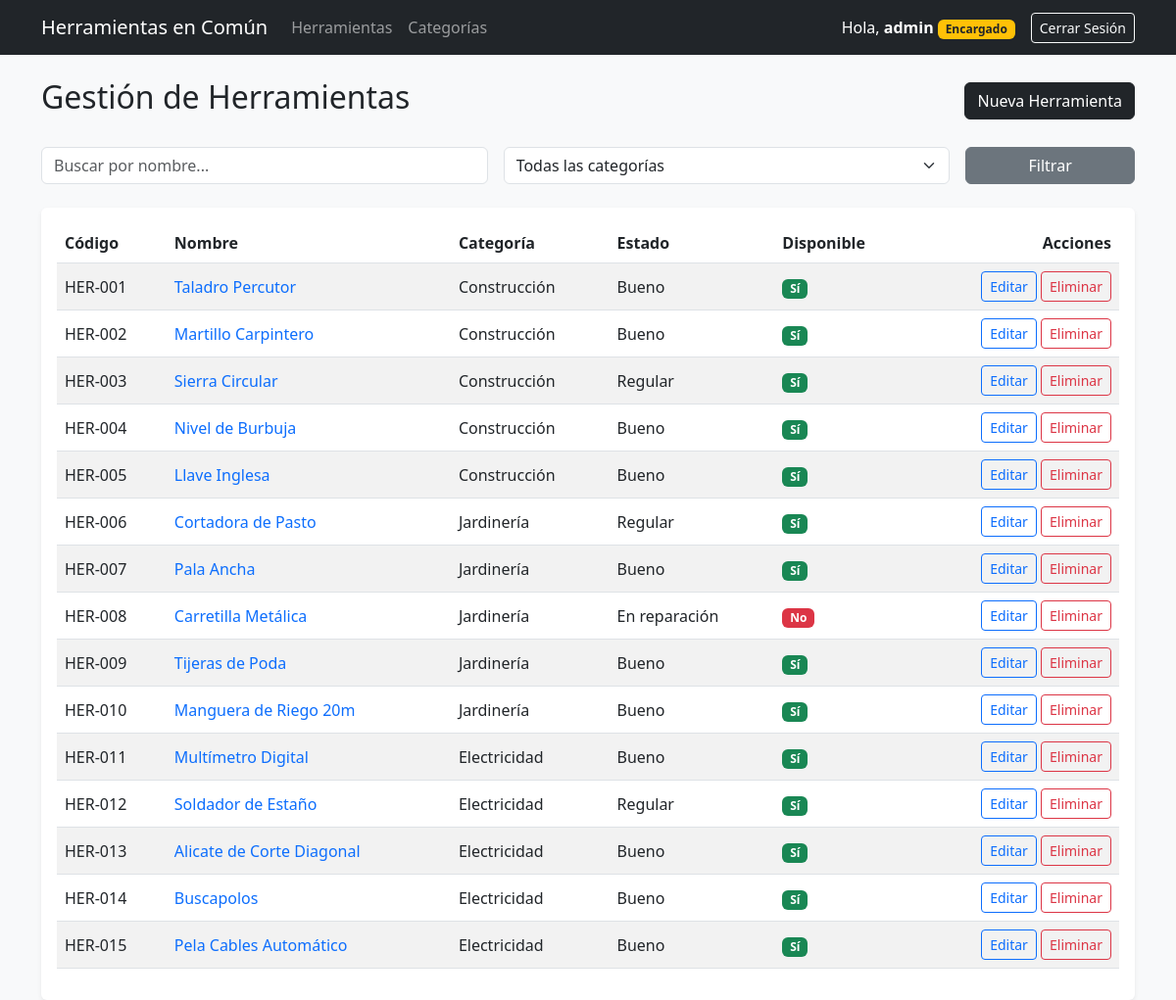
The page /herramientas/ (signed in) on the database its author committed.
### prestamos/models.py (models this page shows, shortened)
class Herramienta(models.Model):
    ESTADO_HERRAMIENTA_CHOICES = [
        ('Bueno', 'Bueno'),
        ('Regular', 'Regular'),
        ('En reparación', 'En reparación'),
    ]
    codigo = models.CharField(max_length=20, unique=True)
    nombre = models.CharField(max_length=100)
    categoria = models.ForeignKey(Categoria, on_delete=models.PROTECT)
    estado = models.CharField(max_length=20, choices=ESTADO_HERRAMIENTA_CHOICES, default='Bueno')
    disponible = models.BooleanField(default=True)
    fecha_ingreso = models.DateField(auto_now_add=True)

class Categoria(models.Model):
    nombre = models.CharField(max_length=100, unique=True)
    descripcion = models.TextField(blank=True, null=True)

### prestamos/views.py (the view)
# urls.py: path('herramientas/', views.herramienta_list, name='herramienta_list'),
@login_required
@user_passes_test(es_encargado)
def herramienta_list(request):
    query = request.GET.get('q', '')
    categoria_id = request.GET.get('categoria', '')
    herramientas = Herramienta.objects.all()
    if query:
        herramientas = herramientas.filter(nombre__icontains=query)
    if categoria_id:
        herramientas = herramientas.filter(categoria_id=categoria_id)
    categorias = Categoria.objects.all()
    return render(request, 'prestamos/herramienta_list.html', {
        'herramientas': herramientas,
        'categorias': categorias,
        'query': query,
        'categoria_id': categoria_id
    })

### prestamos/views.py (called while the page is built)
def es_encargado(user):
    return user.is_authenticated and user.is_staff

### prestamos/templates/prestamos/herramienta_list.html (shortened to what this page needs)
{% extends 'prestamos/base.html' %}
{% block content %}
<div class="d-flex justify-content-between align-items-center mb-4">
    <h2>Gestión de Herramientas</h2>
    <a href="{% url 'herramienta_create' %}" class="btn btn-dark">Nueva Herramienta</a>
</div>
<form method="get" class="row g-3 mb-4">
    <div class="col-md-5">
        <input type="text" name="q" class="form-control" placeholder="Buscar por nombre..." value="{{ query }}">
    </div>
    <div class="col-md-5">
        <select name="categoria" class="form-select">
            <option value="">Todas las categorías</option>
        </select>
    </div>
    <div class="col-md-2">
        <button type="submit" class="btn btn-secondary w-100">Filtrar</button>
    </div>
</form>
<div class="table-responsive bg-white p-3 rounded shadow-sm">
    <table class="table table-striped align-middle">
        <thead>
            <tr>
                <th>Código</th>
                <th>Nombre</th>
                <th>Categoría</th>
                <th>Estado</th>
                <th>Disponible</th>
                <th class="text-end">Acciones</th>
            </tr>
        </thead>
        <tbody>
            {% for h in herramientas %}
            <tr>
                <td>{{ h.codigo }}</td>
                <td><a href="{% url 'herramienta_detail' h.id %}" class="text-decoration-none">{{ h.nombre }}</a></td>
                <td>{{ h.categoria.nombre }}</td>
                <td>{{ h.estado }}</td>
                <td>
                    {% if h.disponible %}<span class="badge bg-success">Sí</span>{% else %}<span class="badge bg-danger">No</span>{% endif %}
                </td>
                <td class="text-end">
                    <a href="{% url 'herramienta_update' h.id %}" class="btn btn-sm btn-outline-primary">Editar</a>
                    <a href="{% url 'herramienta_delete' h.id %}" class="btn btn-sm btn-outline-danger">Eliminar</a>
                </td>
            </tr>
            {% empty %}
            <tr><td colspan="6" class="text-center text-muted">No se encontraron herramientas.</td></tr>
            {% endfor %}
        </tbody>
    </table>
</div>
{% endblock %}

### prestamos/templates/prestamos/base.html (shortened to what this page needs)
<!DOCTYPE html>
<html lang="es">
<head>
    <link href="https://cdn.jsdelivr.net/npm/bootstrap@5.3.0/dist/css/bootstrap.min.css" rel="stylesheet">
</head>
<body class="bg-light">
    <nav class="navbar navbar-expand-lg navbar-dark bg-dark mb-4">
        <div class="container">
            <a class="navbar-brand" href="{% url 'inicio' %}">Herramientas en Común</a>
            <div class="collapse navbar-collapse" id="navbarNav">
                {% if user.is_authenticated and user.is_staff %}
                    <ul class="navbar-nav me-auto">
                        <li class="nav-item">
                            <a class="nav-link" href="{% url 'herramienta_list' %}">Herramientas</a>
                        </li>
                        <li class="nav-item">
                            <a class="nav-link" href="{% url 'categoria_list' %}">Categorías</a>
                        </li>
                    </ul>
                {% endif %}
                <ul class="navbar-nav ms-auto align-items-center">
                    {% if user.is_authenticated %}
                        <li class="nav-item me-3 text-white">
                            Hola, <strong>{{ user.username }}</strong>
                            {% if user.is_staff %}<span class="badge bg-warning text-dark">Encargado</span>{% endif %}
                        </li>
                        <li class="nav-item">
                            <form action="{% url 'logout' %}" method="post" class="d-inline">
                                <button type="submit" class="btn btn-outline-light btn-sm">Cerrar Sesión</button>
                            </form>
                        </li>
                    {% else %}
                        <li class="nav-item">
                            <a class="btn btn-outline-light btn-sm" href="{% url 'login' %}">Iniciar Sesión</a>
                        </li>
                    {% endif %}
                </ul>
            </div>
        </div>
    </nav>
    <div class="container">
        {% block content %}
        {% endblock %}
    </div>
</body>
</html>

### rows shown on the page
Herramienta: codigo "HER-001", nombre "Taladro Percutor", categoria.nombre "Construcción", estado "Bueno", disponible "Sí"
Herramienta: codigo "HER-002", nombre "Martillo Carpintero", categoria.nombre "Construcción", estado "Bueno", disponible "Sí"
Herramienta: codigo "HER-003", nombre "Sierra Circular", categoria.nombre "Construcción", estado "Regular", disponible "Sí"
Herramienta: codigo "HER-004", nombre "Nivel de Burbuja", categoria.nombre "Construcción", estado "Bueno", disponible "Sí"
Herramienta: codigo "HER-005", nombre "Llave Inglesa", categoria.nombre "Construcción", estado "Bueno", disponible "Sí"
Herramienta: codigo "HER-006", nombre "Cortadora de Pasto", categoria.nombre "Jardinería", estado "Regular", disponible "Sí"
Herramienta: codigo "HER-007", nombre "Pala Ancha", categoria.nombre "Jardinería", estado "Bueno", disponible "Sí"
Herramienta: codigo "HER-008", nombre "Carretilla Metálica", categoria.nombre "Jardinería", estado "En reparación", disponible "No"
Herramienta: codigo "HER-009", nombre "Tijeras de Poda", categoria.nombre "Jardinería", estado "Bueno", disponible "Sí"
Herramienta: codigo "HER-010", nombre "Manguera de Riego 20m", categoria.nombre "Jardinería", estado "Bueno", disponible "Sí"
Herramienta: codigo "HER-011", nombre "Multímetro Digital", categoria.nombre "Electricidad", estado "Bueno", disponible "Sí"
Herramienta: codigo "HER-012", nombre "Soldador de Estaño", categoria.nombre "Electricidad", estado "Regular", disponible "Sí"
Herramienta: codigo "HER-013", nombre "Alicate de Corte Diagonal", categoria.nombre "Electricidad", estado "Bueno", disponible "Sí"
Herramienta: codigo "HER-014", nombre "Buscapolos", categoria.nombre "Electricidad", estado "Bueno", disponible "Sí"
Herramienta: codigo "HER-015", nombre "Pela Cables Automático", categoria.nombre "Electricidad", estado "Bueno", disponible "Sí"

### other values the page prints
{{ user.username }} "admin"
